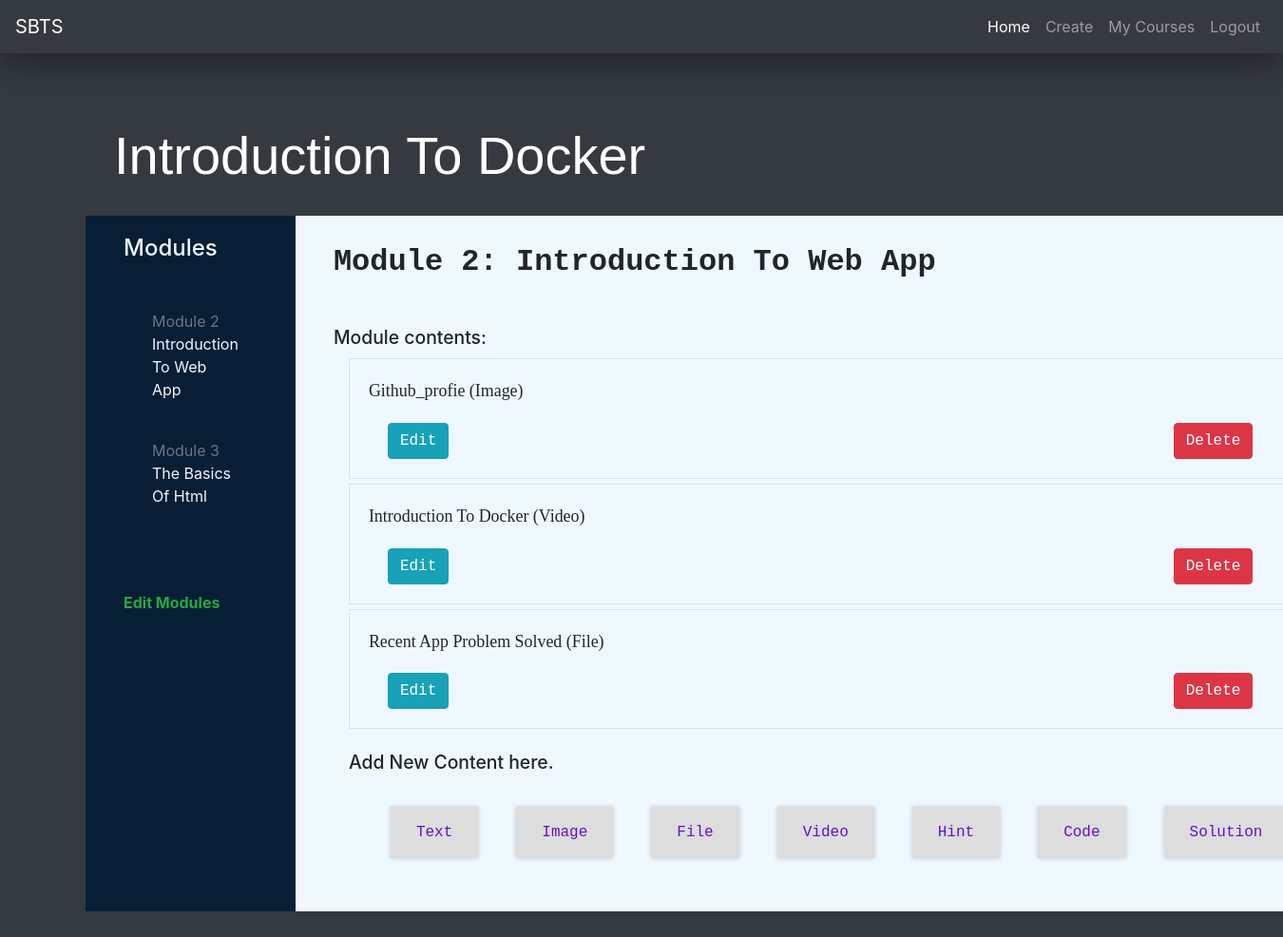
/course/module/1/ (signed in), run on the app's committed database.
### courses/models.py (models this page shows, shortened)
class Course(models.Model):
    owner = models.ForeignKey(User, on_delete=models.CASCADE, related_name='courses_created')
    subject = models.ForeignKey(Subject, on_delete=models.CASCADE, related_name='courses')
    title = models.CharField(max_length=255)
    slug = models.SlugField(max_length=255, unique=True)
    overview = models.TextField()
    created = models.DateTimeField(auto_now_add=True)
    students = models.ManyToManyField(User, related_name='course_joined', blank=True)
    class Meta:
        ordering = ('-created',)

class Module(models.Model):
    course = models.ForeignKey(Course, on_delete=models.CASCADE, related_name='modules')
    title = models.CharField(max_length=255)
    desc = models.TextField()
    order = OrderField(blank=True, for_fields=['course'])
    class Meta:
        ordering = ('order',)

class Content(models.Model):
    module = models.ForeignKey(Module, on_delete=models.CASCADE, related_name='contents')
    content_type = models.ForeignKey(ContentType,
                                     on_delete=models.CASCADE,
                                     limit_choices_to={
                                         'model__in': ('text', 'file', 'image', 'video', 'hint','code','solution')
                                     })
    object_id = models.PositiveIntegerField()
    item = GenericForeignKey('content_type', 'object_id')
    order = OrderField(blank=True, for_fields=['module'])
    class Meta:
        ordering = ('order',)

class ItemBase(models.Model):
    owner = models.ForeignKey(User, on_delete=models.CASCADE, related_name='%(class)s_related')
    title = models.CharField(max_length=255)
    created = models.DateTimeField(auto_now_add=True)
    updated = models.DateTimeField(auto_now=True)
    class Meta:
        abstract = True
    def __str__(self):
        return self.title

class Image(ItemBase):
    image = models.ImageField(upload_to='images/')

class Video(ItemBase):
    url = models.URLField()

class File(ItemBase):
    file = models.FileField(upload_to='files/')

### courses/views.py (the view)
# urls.py: path('module/<int:module_id>/', views.ModuleContentListView.as_view(), name='module_content_list'),
class ModuleContentListView(TemplateResponseMixin, View):
    template_name = 'courses/manage/module_content_list.html'
    def get(self, request, module_id):
        module = get_object_or_404(Module, id=module_id, course__owner=request.user)
        return self.render_to_response({'module':module})

### courses/templatetags/course.py (called while the page is built)
@register.filter
def model_name(obj):
    try:
        return obj._meta.model_name
    except AttributeError:
        return None

### courses/templates/courses/manage/module_content_list.html (shortened to what this page needs)
{% extends 'base.html' %}
{% load static %}
{% load course %}
{% block mystyles %}
    <link rel="stylesheet" href="{% static 'courses/css/module.css' %}">
{% endblock %}
{% block content %}
    <div class="jumbotron jumbotron-fluid bg-dark">
        <div class="container">
            {% with course=module.course %}
                <h2 class="course-title" style="color:white;">{{ course.title|title }}</h2>
                <div class="module-wrapper">
                    <aside class="module-sidebar">
                        <h4>Modules</h4>
                        <ul class="module-list" id="modules">
                            {% for m in course.modules.all %}
                                <li data-id="{{ m.id }}">
                                    <a href="{% url 'module_content_list' m.id %}" class="{% if m == module %}selected{%  endif %}">
                                        <span class="text-secondary">Module <span class="order">{{ m.order|add:1 }}</span> </span>
                                    <br>
                                    {{ m.title|title }}
                                    </a>
                                </li>
                            {% empty %}
                                <h3>No modules yet!</h3>
                            {% endfor %}
                        </ul>
                        <p class="mt-5">
                            <a href="{% url 'course_module_update' course.id %}" class="text-success font-weight-bold" style="text-decoration: none;">
                                Edit Modules
                            </a>
                        </p>
                    </aside>
                    <div class="module">
                        <h2>Module {{ module.order|add:1 }}: {{ module.title|title }} </h2>
                        <h3 class="mt-5">Module contents: </h3>
                        <div class="mx-3 my-2" id="module-contents">
                            {% for content in module.contents.all %}
                                <div data-id="{{ content.id }}" class="module-contents">
                                    {% with item=content.item %}
                                        <p>{{ item }} ({{ item|model_name }}) </p>
                                        <div class="content-options">
                                            <a class="btn btn-info" href="{% url 'module_content_update' module.id item|model_name item.id %}">
                                                Edit
                                            </a>
                                            <form action="{% url 'module_content_delete' content.id %}" method="post">
                                                <input type="submit" value="Delete" class="btn btn-danger">
                                            </form>
                                        </div>
                                    {% endwith %}
                                </div>
                            {% empty %}
                                <p class="">This module has No contents!</p>
                            {% endfor %}
                        </div>
                        <h3 class="mx-3 my-4">Add New Content here.</h3>
                        <ul class="content-add-list">
                            <li><a href="{% url 'module_content_create' module.id "text" %}">Text</a></li>
                            <li><a href="{% url 'module_content_create' module.id "image" %}">Image</a></li>
                            <li><a href="{% url 'module_content_create' module.id "file" %}">File</a></li>
                            <li><a href="{% url 'module_content_create' module.id "video" %}">Video</a></li>
                            <li><a href="{% url 'module_content_create' module.id "hint" %}">Hint</a></li>
                            <li><a href="{% url 'module_content_create' module.id "code" %}">Code</a></li>
                            <li><a href="{% url 'module_content_create' module.id "solution" %}">Solution</a></li>
                        </ul>
                    </div>
                </div>
            {% endwith %}
        </div>
    </div>
{% endblock %}

### courses/static/courses/css/module.css (style rules this page uses)
h2.course-title { margin: 10px auto; padding: 0; font-family: 'Gill Sans', 'Gill Sans MT', Calibri, 'Trebuchet MS', sans-serif; font-size: 3.5rem; }
.module-wrapper { margin: 30px -30px; display: flex; width: 100%; }
.module-wrapper .module-sidebar { background: #071e35; color: aliceblue;; padding: 20px 40px; }
.module-wrapper .module-sidebar ul.module-list { display: flex; margin: 10px 0; margin-left: 10px; padding: 20px; flex-direction: column; }
.module-wrapper .module-sidebar ul.module-list li { list-style-type: none; }
.module-wrapper .module-sidebar ul.module-list li a { display: block; margin: 20px 0; padding: 10px auto; color: aliceblue; background: #071e35; text-decoration: none; border: 0; transition: .5s; }
.module { margin: 0; padding: 30px 40px; background: aliceblue; width: 100%; font-family: 'Courier New', Courier, monospace; }
.module h2 { font-weight: 700 !important; margin: 0; padding: 0; }
.module h3 { margin: 10px 0; padding: 0; font-size: 1.21rem; font-family: -apple-system, BlinkMacSystemFont, 'Segoe UI', Roboto, Oxygen, Ubuntu, Cantarell, 'Open Sans', 'Helvetica Neue', sans-serif; }
.module ul.content-add-list { display: flex; justify-content: space-around; align-items: center; flex-direction: row; }
.module ul.content-add-list li { list-style-type: none; }
.module ul.content-add-list li a { display: block; margin: 10px 20px; padding: 15px 27px; color: #6212cc; background: #ddd; text-decoration: none; box-shadow: 0 0 5px rgba(0,0,0,.2); transition: .5s; }
.module-contents { border: 1px groove #167de426; padding: 20px; margin: 5px 0; transition: .5s; }
.module-contents p { margin: 0; padding: 0; font-size: 1.12rem; font-weight: 400; text-transform: capitalize; font-family: Cambria, Cochin, Georgia, Times, 'Times New Roman', serif; }
.module-contents .content-options { width: 100%; margin: 0; padding: 20px 20px 0; display: flex; justify-content: space-between; align-items: center; flex-direction: row; }

### data on the page
Course: title "Introduction To Docker"
Module: order|add "2", title "Introduction To Web App"
Module: order|add "3", title "The Basics Of Html"
Content: item "Github_profie", item|model_name "Image"
Content: item "Introduction To Docker", item|model_name "Video"
Content: item "Recent App Problem Solved", item|model_name "File"
